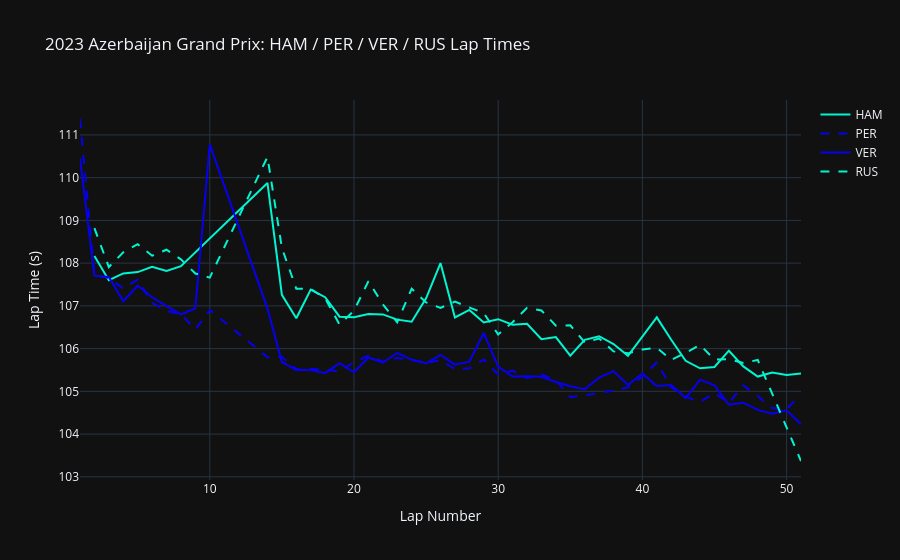

Here is the notebook cell this chart was saved with:
### Code cell
# plotly
line_style_map = {
    'solid': 'solid',
    'dashed': 'dash',
    'dashdot': 'dashdot',
    'dotted': 'dot'
}

drivers = ('HAM', 'PER', 'VER', 'RUS')
event_name = race.event.get('EventName', race.event.get('Location', ''))
event_year = race.event['EventDate'].year if 'EventDate' in race.event else getattr(race, 'year', '')

title = f"{event_year} {event_name}: {' / '.join(drivers)} Lap Times"

fig = go.Figure()

for driver in drivers:
    laps = race.laps.pick_drivers(driver).pick_quicklaps().reset_index()
    mpl_style = plotting.get_driver_style(identifier=driver,
                                          style=['color', 'linestyle'],
                                          session=race)

    fig.add_trace(go.Scatter(
        x=laps['LapNumber'],
        y=laps['LapTime'].dt.total_seconds(),
        mode='lines',
        name=driver,
        line=dict(
            color=mpl_style.get('color'),
            dash=line_style_map.get(mpl_style.get('linestyle', 'solid'), 'solid'),
            width=2
        )
    ))

fig.update_layout(
    title=title,
    xaxis_title='Lap Number',
    yaxis_title='Lap Time (s)',
    template='plotly_dark'
)

fig.show()

### Figure 1 — Plotly figure (JSON) as saved in the notebook; plotly's stock layout.template omitted (floating-point values rounded to 4 significant figures)
{"data": [{"line": {"color": "#00f5d0", "dash": "solid", "width": 2}, "mode": "lines", "name": "HAM", "type": "scatter", "x": [2.0, 3.0, 4.0, 5.0, 6.0, 7.0, 8.0, 14.0, 15.0, 16.0, 17.0, 18.0, 19.0, 20.0, 21.0, 22.0, 23.0, 24.0, 25.0, 26.0, 27.0, 28.0, 29.0, 30.0, 31.0, 32.0, 33.0, 34.0, 35.0, 36.0, 37.0, 38.0, 39.0, 40.0, 41.0, 42.0, 43.0, 44.0, 45.0, 46.0, 47.0, 48.0, 49.0, 50.0, 51.0], "y": [108.2, 107.6, 107.8, 107.8, 107.9, 107.8, 107.9, 109.9, 107.3, 106.7, 107.4, 107.2, 106.7, 106.7, 106.8, 106.8, 106.7, 106.6, 107.2, 108.0, 106.7, 106.9, 106.6, 106.7, 106.6, 106.6, 106.2, 106.3, 105.8, 106.2, 106.3, 106.1, 105.8, 106.3, 106.7, 106.2, 105.7, 105.5, 105.6, 106.0, 105.6, 105.3, 105.4, 105.4, 105.4]}, {"line": {"color": "#0600ef", "dash": "dash", "width": 2}, "mode": "lines", "name": "PER", "type": "scatter", "x": [1.0, 2.0, 3.0, 4.0, 5.0, 6.0, 7.0, 8.0, 9.0, 10.0, 14.0, 15.0, 16.0, 17.0, 18.0, 19.0, 20.0, 21.0, 22.0, 23.0, 24.0, 25.0, 26.0, 27.0, 28.0, 29.0, 30.0, 31.0, 32.0, 33.0, 34.0, 35.0, 36.0, 37.0, 38.0, 39.0, 40.0, 41.0, 42.0, 43.0, 44.0, 45.0, 46.0, 47.0, 48.0, 49.0, 50.0, 51.0], "y": [111.4, 107.7, 107.7, 107.4, 107.6, 107.1, 106.9, 106.8, 106.4, 106.9, 105.8, 105.8, 105.5, 105.5, 105.5, 105.5, 105.7, 105.8, 105.7, 105.8, 105.7, 105.7, 105.7, 105.5, 105.5, 105.7, 105.4, 105.5, 105.3, 105.4, 105.3, 104.9, 104.9, 105.0, 105.0, 105.1, 105.3, 105.7, 105.1, 104.9, 104.8, 105.0, 104.7, 105.1, 104.9, 104.6, 104.6, 104.9]}, {"line": {"color": "#0600ef", "dash": "solid", "width": 2}, "mode": "lines", "name": "VER", "type": "scatter", "x": [1.0, 2.0, 3.0, 4.0, 5.0, 6.0, 7.0, 8.0, 9.0, 10.0, 14.0, 15.0, 16.0, 17.0, 18.0, 19.0, 20.0, 21.0, 22.0, 23.0, 24.0, 25.0, 26.0, 27.0, 28.0, 29.0, 30.0, 31.0, 32.0, 33.0, 34.0, 35.0, 36.0, 37.0, 38.0, 39.0, 40.0, 41.0, 42.0, 43.0, 44.0, 45.0, 46.0, 47.0, 48.0, 49.0, 50.0, 51.0], "y": [110.5, 107.7, 107.7, 107.1, 107.5, 107.2, 107.0, 106.8, 106.9, 110.8, 106.9, 105.7, 105.5, 105.5, 105.4, 105.7, 105.4, 105.8, 105.7, 105.9, 105.7, 105.7, 105.9, 105.6, 105.7, 106.4, 105.6, 105.3, 105.4, 105.3, 105.2, 105.1, 105.0, 105.3, 105.5, 105.2, 105.4, 105.1, 105.2, 104.8, 105.3, 105.1, 104.7, 104.7, 104.6, 104.5, 104.6, 104.2]}, {"line": {"color": "#00f5d0", "dash": "dash", "width": 2}, "mode": "lines", "name": "RUS", "type": "scatter", "x": [2.0, 3.0, 4.0, 5.0, 6.0, 7.0, 8.0, 9.0, 10.0, 14.0, 15.0, 16.0, 17.0, 18.0, 19.0, 20.0, 21.0, 22.0, 23.0, 24.0, 25.0, 26.0, 27.0, 28.0, 29.0, 30.0, 31.0, 32.0, 33.0, 34.0, 35.0, 36.0, 37.0, 38.0, 39.0, 40.0, 41.0, 42.0, 43.0, 44.0, 45.0, 46.0, 47.0, 48.0, 51.0], "y": [108.8, 107.9, 108.3, 108.4, 108.2, 108.3, 108.1, 107.8, 107.7, 110.5, 108.4, 107.4, 107.4, 107.2, 106.6, 106.9, 107.6, 107.0, 106.6, 107.4, 107.1, 107.0, 107.1, 107.0, 106.8, 106.3, 106.6, 107.0, 106.9, 106.5, 106.5, 106.1, 106.2, 105.9, 105.9, 106.0, 106.0, 105.7, 105.9, 106.1, 105.7, 105.8, 105.7, 105.7, 103.4]}], "layout": {"title": {"text": "2023 Azerbaijan Grand Prix: HAM / PER / VER / RUS Lap Times"}, "xaxis": {"title": {"text": "Lap Number"}}, "yaxis": {"title": {"text": "Lap Time (s)"}}}}
